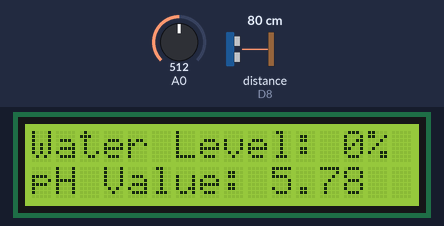
Bench run of a sketch on a simulated ESP8266 (NodeMCU). On the bench: 16×2 character LCD. Wiring (inferred from the names in the program): ultrasonic range finder: trigger D7; echo D8. The inputs (shaded band) are chosen by the test bench; at power-on: distance to the obstacle (sensor on D8) 80 cm, A0 = 512. The echo pulse lasts 58.3 µs per cm; WiFi joins after 1.5 s; servers stay silent unless stated; uploads are accepted with an empty reply; what the sketch prints to the serial monitor is not drawn.

Above: at 6.3 s.
6.4 s: distance to the obstacle (sensor on D8) set to 2 cm
At 12.2 s:
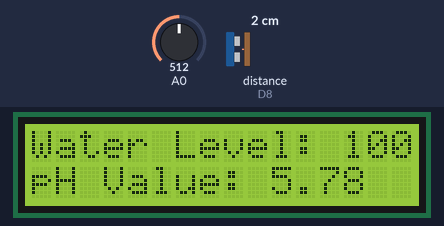
12.5 s: A0 set to 716
At 16.9 s:
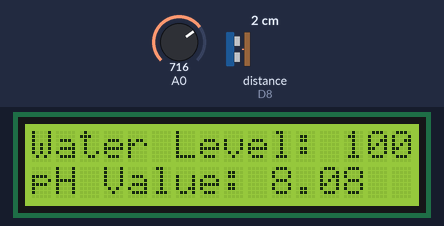
18.1 s: distance to the obstacle (sensor on D8) set to 18 cm
At 22.7 s:
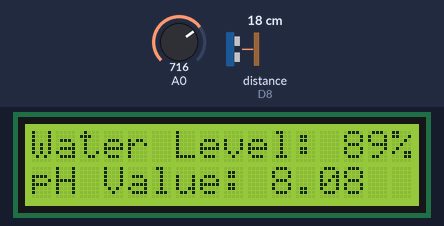
23.6 s: A0 set to 900
At 28.5 s:
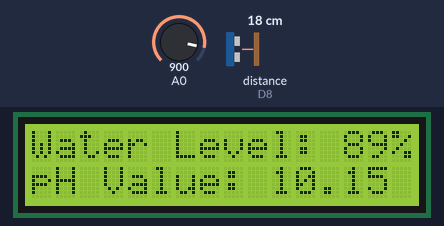
29.1 s: distance to the obstacle (sensor on D8) set to 4 cm
At 34.4 s:
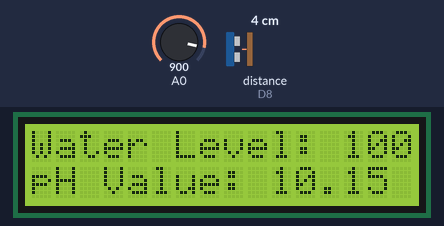
34.7 s: A0 set to 1023
At 40.2 s:
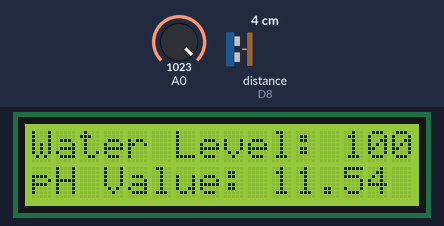
Timing chart, 0 to 41.2 s (numbered marks = the images above; inputs shaded):
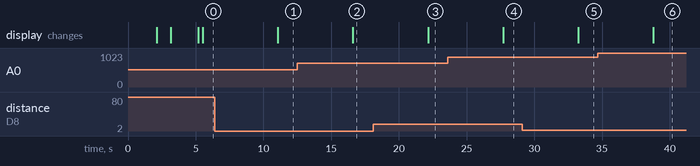

Measured:
- after the input at 6.4 s, the display: changes after 4.7 s (image 1)
- after the input at 12.5 s, the display: changes after 4.1 s (image 2)
- after the input at 18.1 s, the display: changes after 4.1 s (image 3)
- after the input at 23.6 s, the display: changes after 4.1 s (image 4)
- after the input at 29.1 s, the display: changes after 4.1 s (image 5)
- after the input at 34.7 s, the display: changes after 4.1 s (image 6)

The sketch:

Water_monitoring_nodemcu.ino
```cpp
/*
  Smart Hydroponics - Water & pH Monitor for NodeMCU (ESP8266)

  Wiring Diagram:
  1. I2C LCD Display (16x2):
     - VCC -> 5V or VV pin (NodeMCU)
     - GND -> GND
     - SDA -> D2 (GPIO4)
     - SCL -> D1 (GPIO5)

  2. Ultrasonic Sensor (HC-SR04):
     - VCC -> 5V or VV pin
     - GND -> GND
     - TRIG -> D7 (GPIO13)
     - ECHO -> D8 (GPIO15)

  3. Analog pH Sensor:
     - VCC -> 5V
     - GND -> GND
     - PO (Signal) -> A0 (NodeMCU Analog Pin)

  Note on NodeMCU Analog Input (A0):
  The NodeMCU (ESP8266) has only ONE analog pin (A0). If you want to connect both
  a pH sensor and an Analog TDS sensor, you will need to:
  - Option A: Use an external I2C ADC chip like ADS1115 (Highly recommended, as it uses the same I2C SDA/SCL pins as the LCD).
  - Option B: Control power to sensors using Digital Pins (e.g. D3 and D4) to read them sequentially.
  - Option C: Upgrade to an ESP32 board which features multiple ADC channels.

  This code reads pH and Ultrasonic water level, and sends it to the Next.js app.
*/

#include <ESP8266WiFi.h>
#include <ESP8266HTTPClient.h>
#include <WiFiClient.h>
#include <Wire.h>
#include <LiquidCrystal_I2C.h>

// Initialize LCD (0x27 is the common I2C address, 16 columns, 2 rows)
LiquidCrystal_I2C lcd(0x27, 16, 2);

// Pin Definitions
#define TRIG D7
#define ECHO D8

// Wi-Fi Configurations (Update these to match your local Wi-Fi router)
const char* ssid = "YOUR_WIFI_SSID";
const char* password = "YOUR_WIFI_PASSWORD";

// Next.js API Server endpoint (Update with your laptop's Local IP address)
// Example: "http://192.168.1.100:3000/api/telemetry"
const char* serverUrl = "http://YOUR_LAPTOP_IP:3000/api/telemetry";

const int TANK_EMPTY_DISTANCE = 60; // Empty distance in cm
const int TANK_FULL_DISTANCE = 13;  // Full distance in cm

long duration;
float distance;
int percentage;
float phValue = 7.0;
float temperature = 24.5; // Placeholder or read from DS18B20 digital sensor
float tdsValue = 950.0;   // Placeholder if no multiplexer/ADC is attached

void setup()
{
  Serial.begin(115200);

  // Initialize Ultrasonic Pins
  pinMode(TRIG, OUTPUT);
  pinMode(ECHO, INPUT);

  // Initialize LCD Screen
  lcd.init();
  lcd.backlight();
  lcd.setCursor(0, 0);
  lcd.print("Water Monitor");
  lcd.setCursor(0, 1);
  lcd.print("Starting Wi-Fi...");
  delay(1500);

  // Connect to Wi-Fi network
  WiFi.begin(ssid, password);
  Serial.println();
  Serial.print("Connecting to Wi-Fi");

  while (WiFi.status() != WL_CONNECTED) {
    delay(500);
    Serial.print(".");
    lcd.setCursor(0, 1);
    lcd.print("Connecting...   ");
  }

  Serial.println();
  Serial.println("Wi-Fi connected successfully!");
  Serial.print("IP Address: ");
  Serial.println(WiFi.localIP());

  lcd.clear();
  lcd.setCursor(0, 0);
  lcd.print("Wi-Fi Connected!");
  lcd.setCursor(0, 1);
  lcd.print(WiFi.localIP().toString());
  delay(2000);
  lcd.clear();
}

void loop()
{
  // 1. READ ULTRASONIC SENSOR (WATER LEVEL)
  digitalWrite(TRIG, LOW);
  delayMicroseconds(2);
  digitalWrite(TRIG, HIGH);
  delayMicroseconds(10);
  digitalWrite(TRIG, LOW);

  duration = pulseIn(ECHO, HIGH);
  distance = duration * 0.034 / 2;

  if (distance <= TANK_FULL_DISTANCE) {
    percentage = 100;
  } else if (distance >= TANK_EMPTY_DISTANCE) {
    percentage = 0;
  } else {
    percentage = (int)(((TANK_EMPTY_DISTANCE - distance) * 100.0) / (TANK_EMPTY_DISTANCE - TANK_FULL_DISTANCE));
  }

  // 2. READ ANALOG pH SENSOR (WITH NOISE FILTERING)
  int buffer_arr[10];
  int temp;

  // Collect 10 samples
  for (int i = 0; i < 10; i++) {
    buffer_arr[i] = analogRead(A0);
    delay(30);
  }

  // Sort the samples in ascending order
  for (int i = 0; i < 9; i++) {
    for (int j = i + 1; j < 10; j++) {
      if (buffer_arr[i] > buffer_arr[j]) {
        temp = buffer_arr[i];
        buffer_arr[i] = buffer_arr[j];
        buffer_arr[j] = temp;
      }
    }
  }

  // Calculate average of the 6 middle samples (removes high/low noise peaks)
  unsigned long avgval = 0;
  for (int i = 2; i < 8; i++) {
    avgval += buffer_arr[i];
  }

  // Convert reading to voltage (based on NodeMCU ADC calibration)
  float voltage = (float)avgval * 3.3 / 1024 / 6;

  // pH Calibration (Adjust 3.5 multiplier based on calibration with pH 7.0 buffer)
  phValue = 3.5 * voltage;

  // 3. DISPLAY TO LCD
  lcd.setCursor(0, 0);
  lcd.print("Water Level: ");
  lcd.print(percentage);
  lcd.print("%   ");

  lcd.setCursor(0, 1);
  lcd.print("pH Value: ");
  lcd.print(phValue, 2);
  lcd.print("    ");

  // 4. PRINT TO SERIAL MONITOR
  Serial.print("Distance: ");
  Serial.print(distance);
  Serial.println(" cm");

  Serial.print("Water Level: ");
  Serial.print(percentage);
  Serial.println("%");

  Serial.print("Voltage: ");
  Serial.println(voltage);

  Serial.print("pH Value: ");
  Serial.println(phValue);
  Serial.println("--------------------");

  // 5. SEND DATA TO NEXT.JS DASHBOARD API OVER LOCAL WI-FI
  if (WiFi.status() == WL_CONNECTED) {
    WiFiClient client;
    HTTPClient http;

    http.begin(client, serverUrl);
    http.addHeader("Content-Type", "application/json");

    // Construct JSON request body
    String jsonPayload = "{\"ph\":" + String(phValue, 2) +
                         ",\"tds\":" + String(tdsValue, 1) +
                         ",\"temperature\":" + String(temperature, 1) +
                         ",\"waterLevel\":" + String(percentage) + "}";

    Serial.print("Sending POST request to Next.js API... ");
    int httpResponseCode = http.POST(jsonPayload);

    if (httpResponseCode > 0) {
      String response = http.getString();
      Serial.print("Success Code: ");
      Serial.println(httpResponseCode);
      Serial.println(response);
    } else {
      Serial.print("Error sending POST: ");
      Serial.println(http.errorToString(httpResponseCode).c_str());
    }

    http.end(); // Close connection
  } else {
    Serial.println("WiFi Disconnected. Reconnecting...");
    WiFi.begin(ssid, password);
  }

  // Send update every 5 seconds (adjust as necessary)
  delay(5000);
}
```
